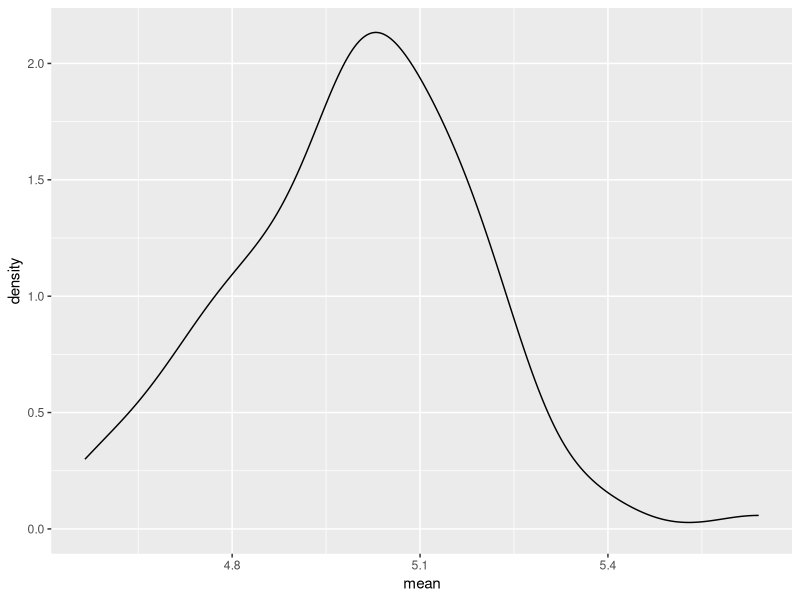
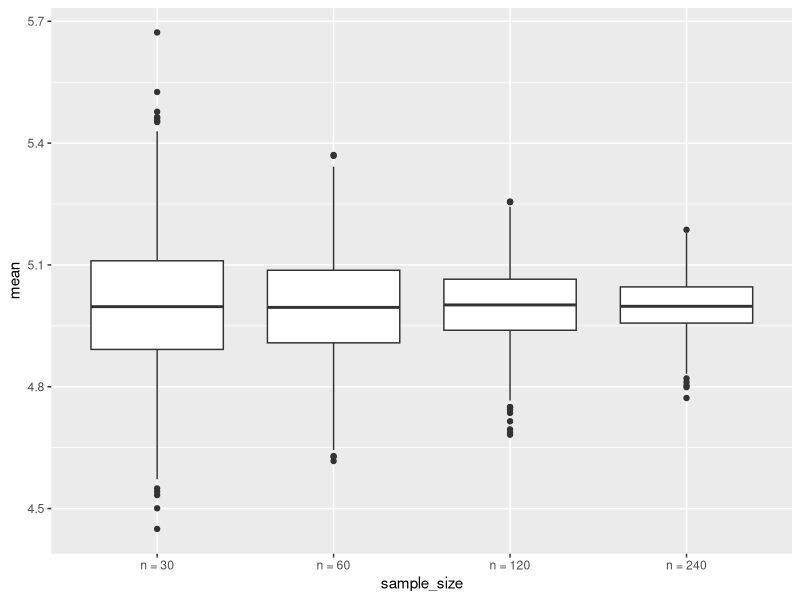

The R script that drew these images, in order:
## ---- chunk 1
library(tidyverse)
set.seed(1)

sim_mean_sd = function(n_obs, mu = 5, sigma = 1) {
  
  x_vec = rnorm(n = n_obs, mean = mu, sd = sigma)
  
  tibble(
    mean = mean(x_vec),
    sd = sd(x_vec)
  )
  
}
## ---- chunk 2
sim_mean_sd(n_obs = 30)
## ---- chunk 3
output = vector("list", length = 100)

for (i in 1:100) {
  output[[i]] = sim_mean_sd(n_obs = 30)
}

sim_results = bind_rows(output)

sim_results |> 
  ggplot(aes(x = mean)) + geom_density()

sim_results |>
  summarise(
    mu_hat = mean(mean),
    sd_hat = sd(mean)
  )
  
## ---- chunk 4
sim_results_df = 
  expand_grid(
    sample_size = c(30, 60, 120, 240),
    iter = 1:1000
  ) |> 
  mutate(estimate_df = map(sample_size, sim_mean_sd)) |> 
  unnest(estimate_df)

sim_results_df |> 
  mutate(
    sample_size = str_c("n = ", sample_size),
    sample_size = fct_inorder(sample_size)
  ) |> 
  ggplot(aes(x = sample_size, y = mean)) +
  geom_boxplot()
